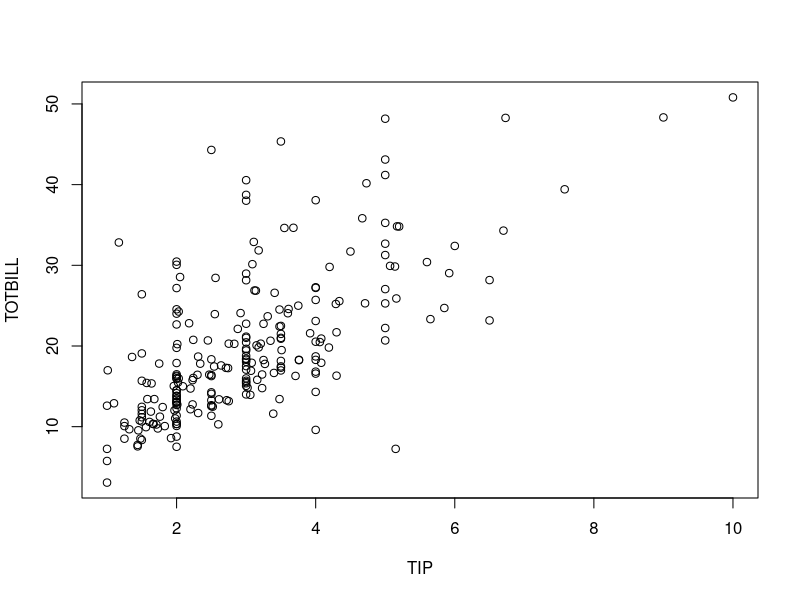
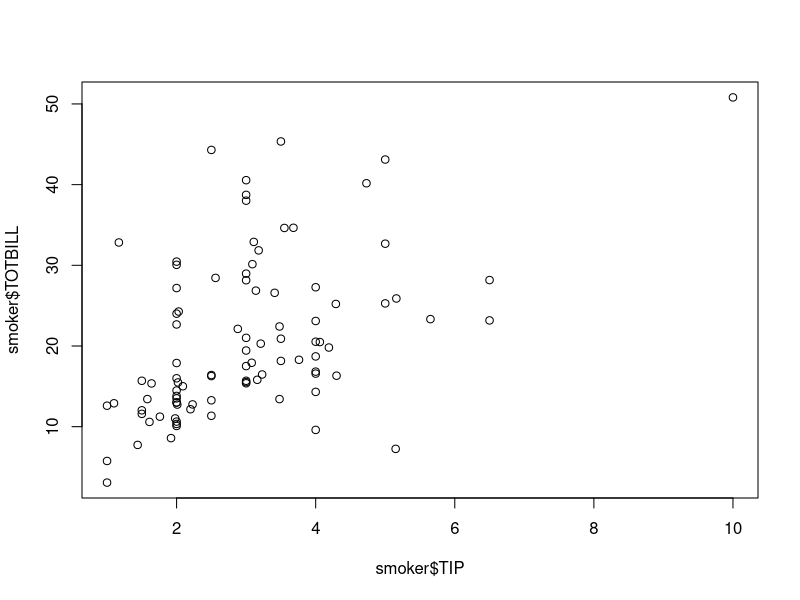
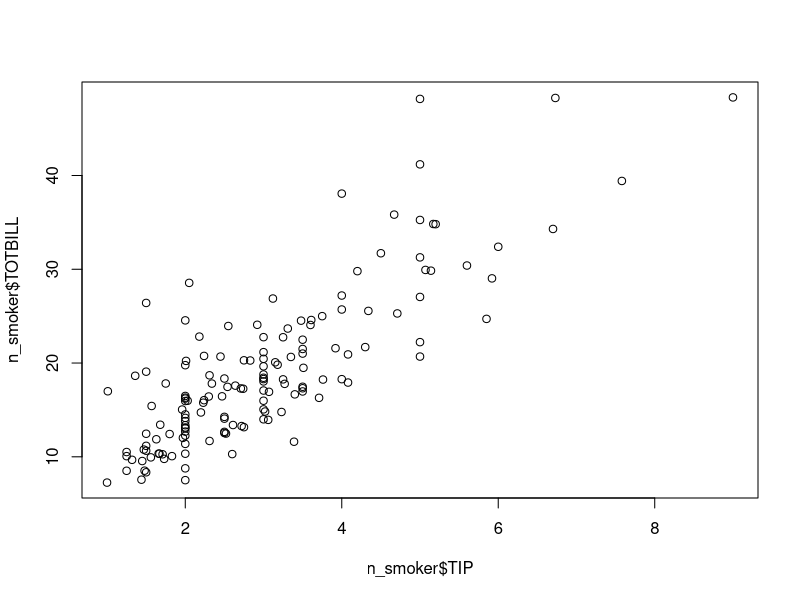
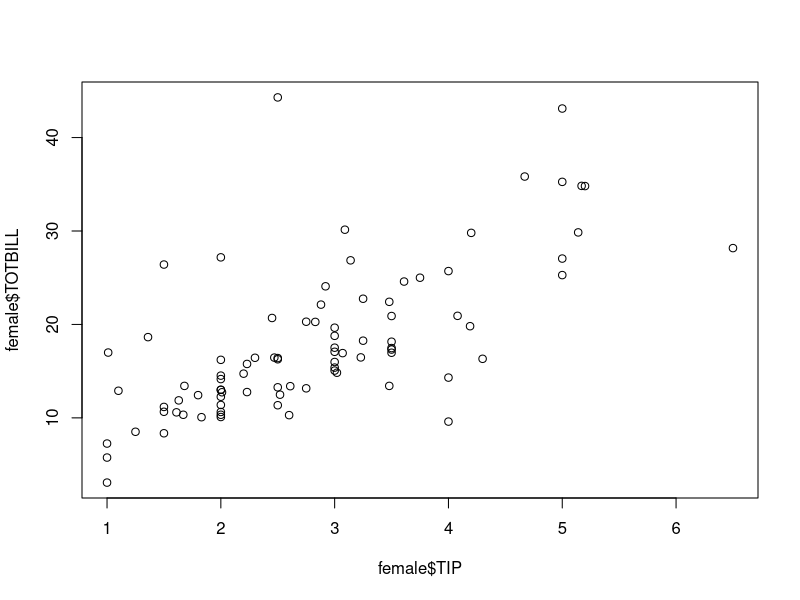
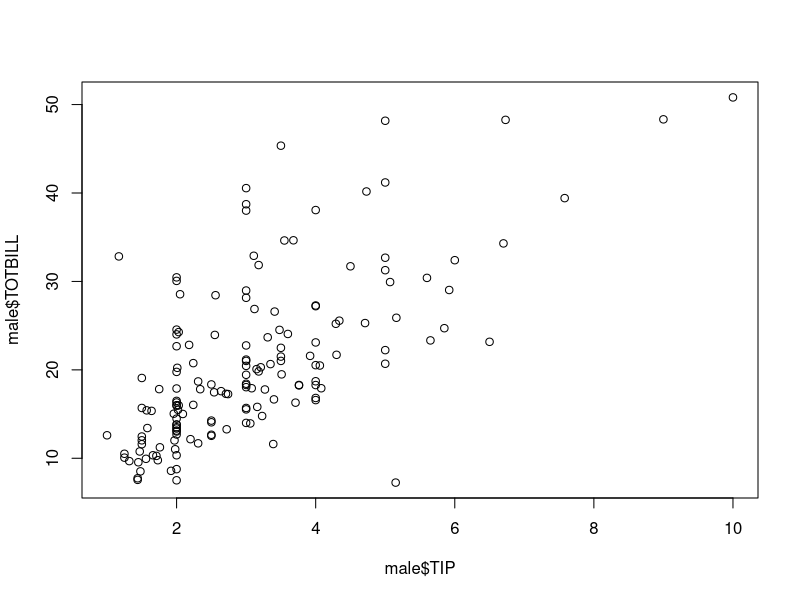
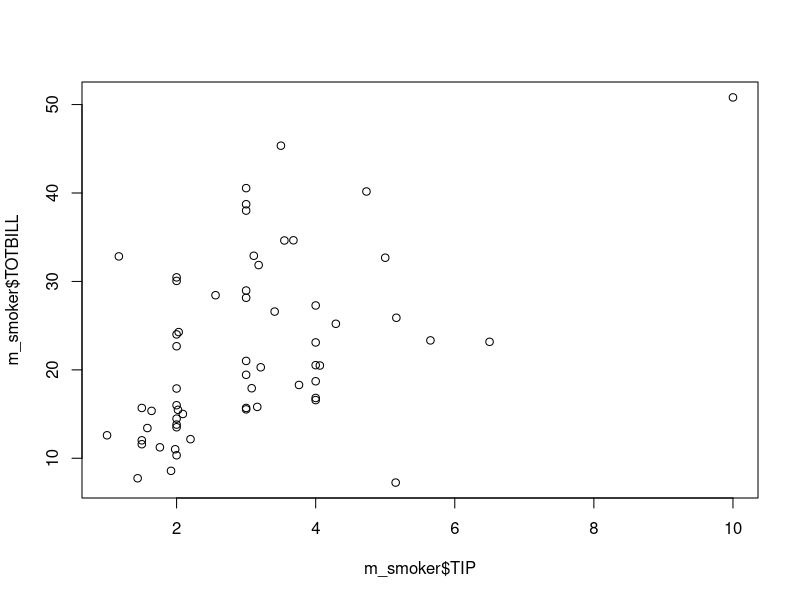
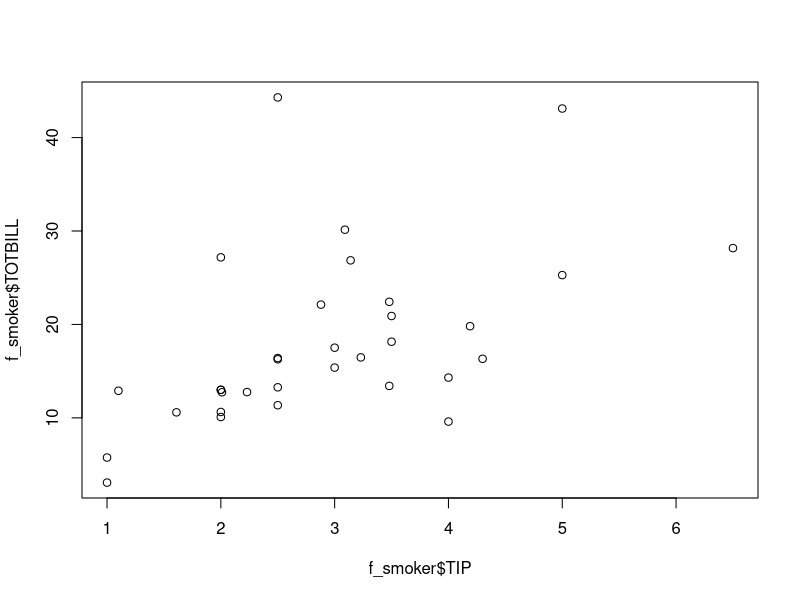
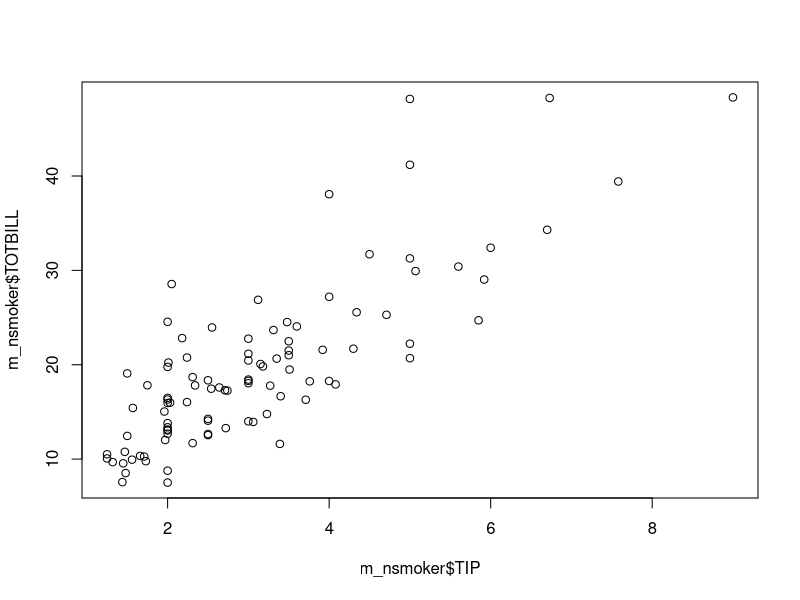

Write R code to recreate these figures, in order.
require("dplyr")

tips_df = read.csv("./Data/tips.csv")

attach(tips_df)

colnames(tips_df)
plot(TIP,TOTBILL)

smoker = tips_df[SMOKER==1,]
n_smoker =  tips_df[SMOKER==0,]
female = tips_df[SEX==1,]
male = tips_df[SEX==0,]


m_smoker = tips_df[SEX==0 & SMOKER==1,]
f_smoker = tips_df[SEX==1 & SMOKER==1,]
m_nsmoker = tips_df[SEX==0 & SMOKER==0,]
f_nsmoker = tips_df[SEX==1 & SMOKER==0,]



plot(smoker$TIP, smoker$TOTBILL)
plot(n_smoker$TIP, n_smoker$TOTBILL)
plot(female$TIP, female$TOTBILL)
plot(male$TIP, male$TOTBILL)

plot(m_smoker$TIP, m_smoker$TOTBILL)
plot(f_smoker$TIP, f_smoker$TOTBILL)
plot(m_nsmoker$TIP, m_nsmoker$TOTBILL)
plot(f_nsmoker$TIP, f_nsmoker$TOTBILL)

boxplot((smoker$TIP/smoker$TOTBILL),(n_smoker$TIP/n_smoker$TOTBILL),
        names=c("s","ns")) 

boxplot((female$TIP/female$TOTBILL),(male$TIP/male$TOTBILL),
        names=c("f",'m'))

boxplot((m_smoker$TIP/m_smoker$TOTBILL),(f_smoker$TIP/f_smoker$TOTBILL),
        names=c("ms","fs"))

boxplot((m_nsmoker$TIP/m_nsmoker$TOTBILL), (f_nsmoker$TIP/f_nsmoker$TOTBILL), 
        names=c("mns","fns"))


med <- median(TIP)

tipsD = tips_df[TIME == 0,]
tipsN = tips_df[TIME == 1,]

thurD =tipsD[tipsD$DAY==3,]$TIP
thurN = tipsN[tipsN$DAY==3,]$TIP
friD = tipsD[tipsD$DAY==4,]$TIP

friN = tipsN[tipsN$DAY==4,]$TIP
satD = tipsD[tipsD$DAY==5,]$TIP
satN = tipsN[tipsN$DAY==5,]$TIP
sunD = tipsN[tipsD$DAY==6,]$TIP
sunN = tipsN[tipsN$DAY==6,]$TIP

thurD
boxplot(thurD,thurN,friD,friN,satD,satN,sunD,sunN,at=c(1,2,4,5,7,8,10,11))


